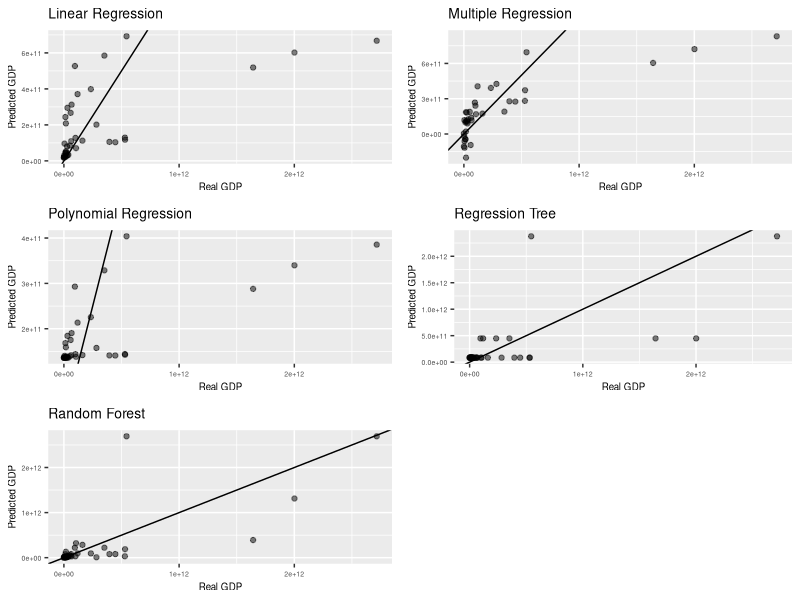
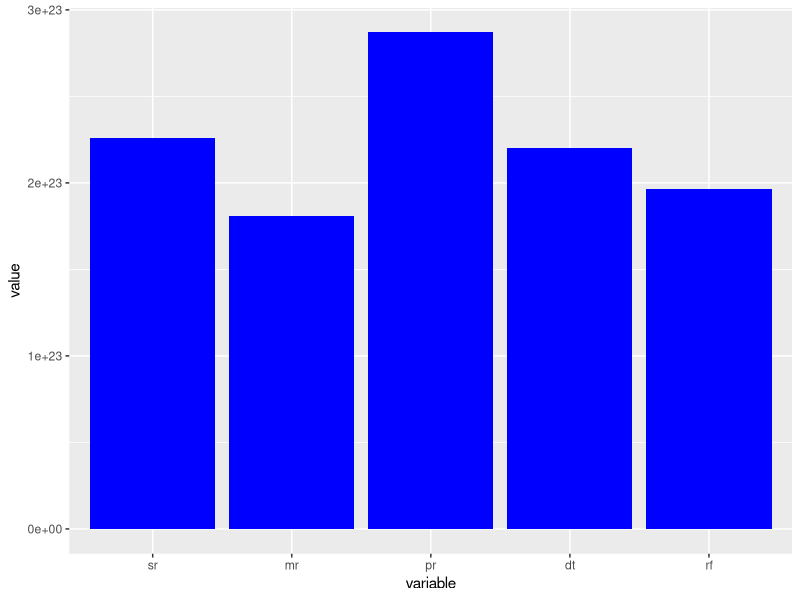
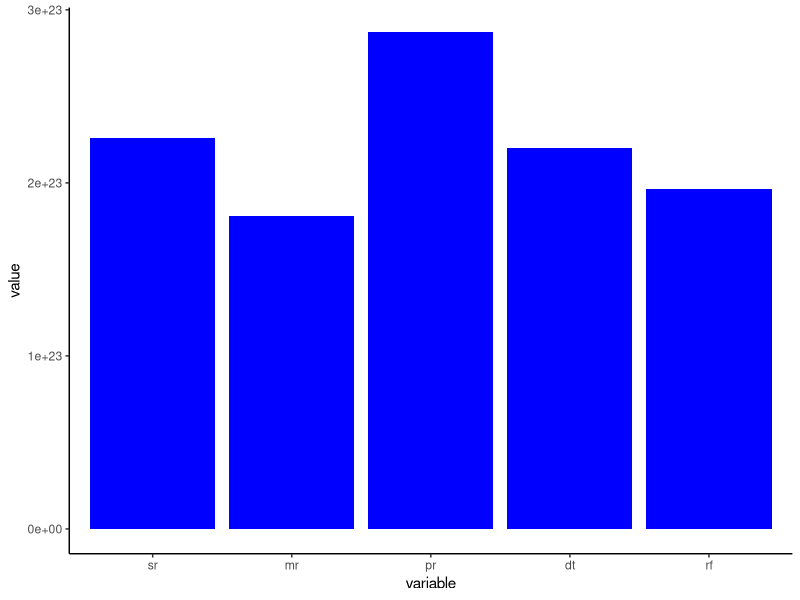

Here is the R script that generated these plots, in order:
## ---- chunk 1
setwd('C:/Users/VerkhovodTS/Desktop/R')
f1 <- read.csv2('gdp_test2.csv', header = TRUE, encoding = 'UNICOD')
f2 <- read.csv2('GDP_fit.csv', header = TRUE, encoding = 'UNICOD')
f2 <- f2[-1]
f <- dplyr::bind_cols(f1, f2)
f <- f[,-1]
head(f)
## ---- chunk 2
library(gridExtra)
library(ggplot2)
g_sr <- ggplot(f, aes(x=GDP, y=p_sr)) + 
  geom_abline(intercept=0, slope=1) +
  geom_point(alpha=0.5) + labs(title="Linear Regression", x="Real GDP", y="Predicted GDP") + 
  theme(plot.title=element_text(size=10), axis.title.x=element_text(size=7), axis.title.y=element_text(size=7), axis.text.x=element_text(size=5), axis.text.y=element_text(size=5)) + theme(legend.position="none")

g_mr <- ggplot(f, aes(x=GDP, y=p_mr)) + 
  geom_abline(intercept=0, slope=1) +
  geom_point(alpha=0.5) + labs(title="Multiple Regression", x="Real GDP", y="Predicted GDP") + 
  theme(plot.title=element_text(size=10), axis.title.x=element_text(size=7), axis.title.y=element_text(size=7), axis.text.x=element_text(size=5), axis.text.y=element_text(size=5)) + theme(legend.position="none")

g_pr <- ggplot(f, aes(x=GDP, y=p_pr)) + 
  geom_abline(intercept=0, slope=1) +
  geom_point(alpha=0.5) + labs(title="Polynomial Regression", x="Real GDP", y="Predicted GDP") + 
  theme(plot.title=element_text(size=10), axis.title.x=element_text(size=7), axis.title.y=element_text(size=7), axis.text.x=element_text(size=5), axis.text.y=element_text(size=5)) + theme(legend.position="none") 

g_dt <- ggplot(f, aes(x=GDP, y=p_dt)) + 
  geom_abline(intercept=0, slope=1) +
  geom_point(alpha=0.5) + labs(title="Regression Tree", x="Real GDP", y="Predicted GDP") + 
  theme(plot.title=element_text(size=10), axis.title.x=element_text(size=7), axis.title.y=element_text(size=7), axis.text.x=element_text(size=5), axis.text.y=element_text(size=5)) + theme(legend.position="none")

g_rf <- ggplot(f, aes(x=GDP, y=p_rf)) + 
  geom_abline(intercept=0, slope=1) +
  geom_point(alpha=0.5) + labs(title="Random Forest", x="Real GDP", y="Predicted GDP") + 
  theme(plot.title=element_text(size=10), axis.title.x=element_text(size=7), axis.title.y=element_text(size=7), axis.text.x=element_text(size=5), axis.text.y=element_text(size=5)) + theme(legend.position="none")

gridExtra::grid.arrange(g_sr,g_mr,g_pr,g_dt,g_rf,ncol=2)
## ---- chunk 3
sr <- mean ((f$GDP - f$p_sr) ^ 2) 
mr <- mean ((f$GDP - f$p_mr) ^ 2) 
pr <- mean ((f$GDP - f$p_pr) ^ 2) 
dt <- mean ((f$GDP - f$p_dt) ^ 2) 
rf <- mean ((f$GDP - f$p_rf) ^ 2) 
mse <- data.frame(sr,mr,pr,dt,rf) 
head(mse) 
mse1 <- reshape::melt.data.frame(mse) 
head(mse1) 
b1 <- ggplot(mse1, aes(x=variable, y=value)) +   geom_bar(stat="summary", fun=mean, fill = 'blue')
b1 
## ---- chunk 4
ggsave("plot.jpg", plot=b1 + theme_classic(), width=20, height=15, units="cm", dpi=600)
